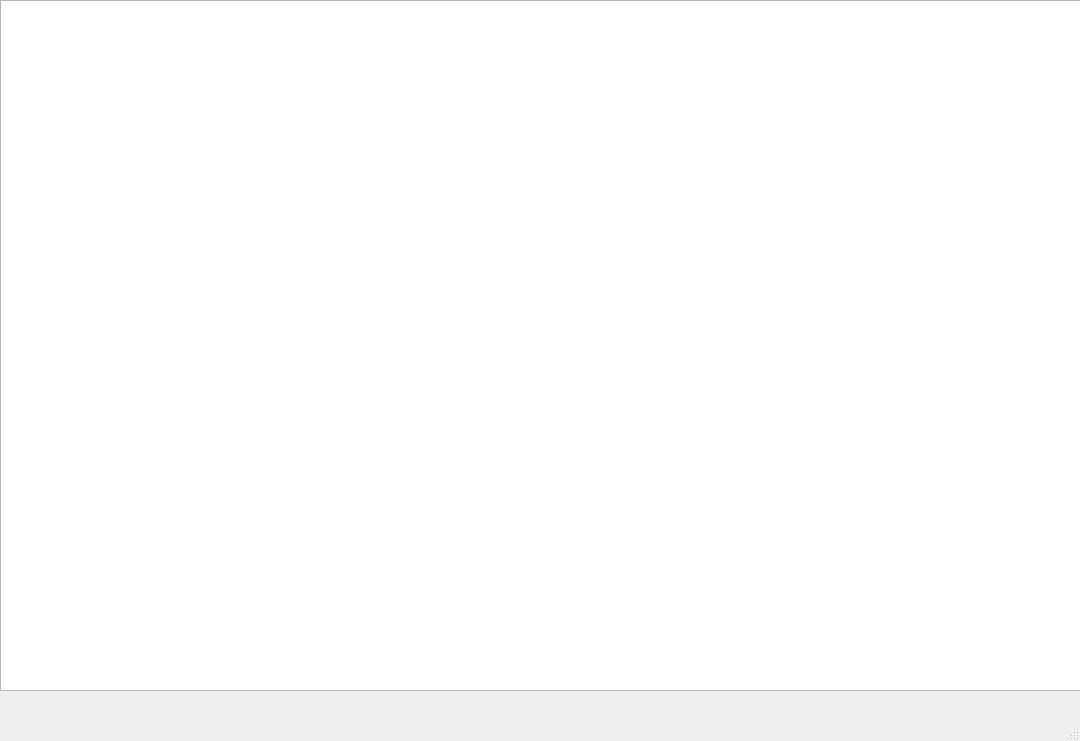
<?xml version="1.0" encoding="UTF-8"?>
<ui version="4.0">
 <class>MainWindow</class>
 <widget class="QMainWindow" name="MainWindow">
  <property name="geometry">
   <rect>
    <x>0</x>
    <y>0</y>
    <width>1080</width>
    <height>741</height>
   </rect>
  </property>
  <property name="windowTitle">
   <string>MainWindow</string>
  </property>
  <widget class="QWidget" name="centralwidget">
   <widget class="QGraphicsView" name="graphicsView">
    <property name="geometry">
     <rect>
      <x>0</x>
      <y>0</y>
      <width>1081</width>
      <height>691</height>
     </rect>
    </property>
   </widget>
  </widget>
  <widget class="QMenuBar" name="menubar">
   <property name="geometry">
    <rect>
     <x>0</x>
     <y>0</y>
     <width>1080</width>
     <height>21</height>
    </rect>
   </property>
  </widget>
  <widget class="QStatusBar" name="statusbar"/>
 </widget>
 <resources/>
 <connections/>
</ui>
